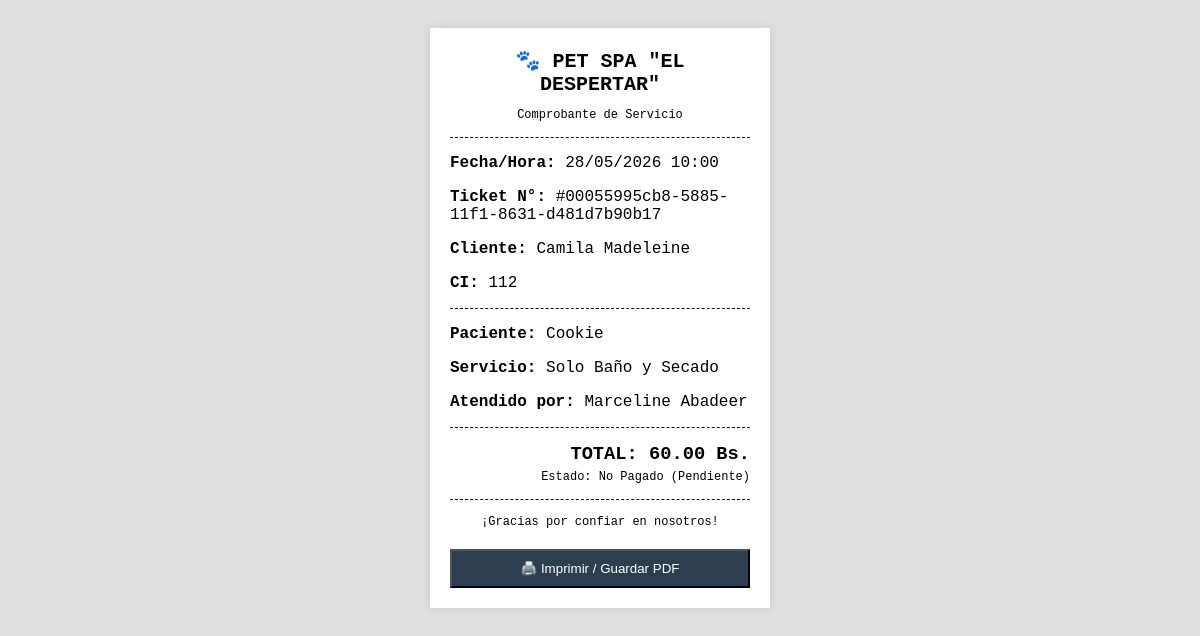
/recibo.php?id_cita=55995cb8-5885-11f1-8631-d481d7b90b17 (signed in), run on the app's committed database.
### tables this page shows
CREATE TABLE `citas` (
  `id_cita` varchar(36) NOT NULL DEFAULT uuid(),
  `cliente_id` varchar(36) DEFAULT NULL,
  `mascota_id` varchar(36) DEFAULT NULL,
  `groomer_id` varchar(36) DEFAULT NULL,
  `servicio_id` varchar(36) DEFAULT NULL,
  `fecha_hora_inicio` datetime NOT NULL,
  `fecha_hora_fin` datetime DEFAULT NULL,
  `estado` enum('Pendiente','Confirmada','En Proceso','Finalizada','Cancelada') DEFAULT 'Pendiente',
  `calificacion_cliente` int(11) DEFAULT NULL CHECK (`calificacion_cliente` between 1 and 5),
  `comentario_cliente` text DEFAULT NULL,
  `precio_total_estimado` decimal(10,2) DEFAULT 0.00,
  `metodo_pago` enum('QR','Efectivo','Transferencia','Pendiente') DEFAULT 'Pendiente',
  `monto` decimal(10,2) DEFAULT 0.00,
  `duracion_minutos` int(11) DEFAULT 60,
  `servicio` varchar(100) DEFAULT 'Grooming Estándar',
  `pago_estado` varchar(20) DEFAULT 'No Pagado'
);

CREATE TABLE `usuarios` (
  `id_usuario` varchar(36) NOT NULL DEFAULT uuid(),
  `rol_id` int(11) DEFAULT NULL,
  `nombre_completo` varchar(100) NOT NULL,
  `ci` varchar(20) DEFAULT NULL,
  `email` varchar(100) NOT NULL,
  `telefono` varchar(20) DEFAULT NULL,
  `direccion` text DEFAULT NULL,
  `password_hash` varchar(255) NOT NULL,
  `esta_verificado` tinyint(1) DEFAULT 0,
  `fecha_registro` timestamp NOT NULL DEFAULT current_timestamp(),
  `estado` enum('Activo','Inactivo','Bloqueado') DEFAULT 'Inactivo',
  `google_id` varchar(255) DEFAULT NULL,
  `two_factor_secret` varchar(255) DEFAULT NULL,
  `two_factor_enabled` tinyint(1) DEFAULT 0,
  `intentos_fallidos` int(11) DEFAULT 0,
  `bloqueado_hasta` timestamp NULL DEFAULT NULL,
  `ultimo_acceso` timestamp NULL DEFAULT NULL,
  `cambio_password_pendiente` tinyint(1) DEFAULT 1,
  `turno` varchar(20) DEFAULT 'Mañana',
  `foto_perfil` varchar(255) DEFAULT 'default_user.png'
);

CREATE TABLE `mascotas` (
  `id_mascota` varchar(36) NOT NULL DEFAULT uuid(),
  `propietario_id` varchar(36) DEFAULT NULL,
  `nombre` varchar(50) NOT NULL,
  `especie` varchar(30) DEFAULT NULL,
  `raza` varchar(50) DEFAULT NULL,
  `fecha_nacimiento` date DEFAULT NULL,
  `peso_actual` decimal(5,2) DEFAULT NULL,
  `alergias` text DEFAULT NULL,
  `vacunas_al_dia` tinyint(1) DEFAULT 1,
  `temperamento` enum('Tranquilo','Nervioso','Agresivo','Miedoso') DEFAULT 'Tranquilo',
  `foto_url` varchar(255) DEFAULT 'default_pet.png'
);

### recibo.php (the view, shortened to what this page needs)
<?php
require 'db.php';
$id_cita = $_GET['id_cita'];
$sql = "SELECT c.*, m.nombre as mascota, u_cli.nombre_completo as cliente, u_cli.ci, u_gro.nombre_completo as groomer
        FROM citas c
        JOIN mascotas m ON c.mascota_id = m.id_mascota
        JOIN usuarios u_cli ON m.propietario_id = u_cli.id_usuario
        JOIN groomers g ON c.groomer_id = g.id_groomer
        JOIN usuarios u_gro ON g.usuario_id = u_gro.id_usuario
        WHERE c.id_cita = ?";
$stmt = $pdo->prepare($sql);
$stmt->execute([$id_cita]);
$cita = $stmt->fetch();
?>
<!DOCTYPE html>
<html lang="es">
<head>
</head>
<body>
    <div class="ticket">
        <h2>🐾 PET SPA "EL DESPERTAR"</h2>
        <p style="text-align: center; font-size: 12px;">Comprobante de Servicio</p>
        <div class="divider"></div>
        <p><b>Fecha/Hora:</b> <?php echo date('d/m/Y H:i', strtotime($cita['fecha_hora_inicio'])); ?></p>
        <p><b>Ticket N°:</b> #000<?php echo $cita['id_cita']; ?></p>
        <p><b>Cliente:</b> <?php echo htmlspecialchars($cita['cliente']); ?></p>
        <p><b>CI:</b> <?php echo htmlspecialchars($cita['ci']); ?></p>
        <div class="divider"></div>
        <p><b>Paciente:</b> <?php echo htmlspecialchars($cita['mascota']); ?></p>
        <p><b>Servicio:</b> <?php echo htmlspecialchars($cita['servicio']); ?></p>
        <p><b>Atendido por:</b> <?php echo htmlspecialchars($cita['groomer']); ?></p>
        <div class="divider"></div>
        <h3 style="text-align: right; margin: 0;">TOTAL: <?php echo $cita['monto']; ?> Bs.</h3>
        <p style="text-align: right; margin: 5px 0 0 0; font-size: 12px;">Estado: <?php echo $cita['pago_estado']; ?> (<?php echo $cita['metodo_pago']; ?>)</p>
        <div class="divider"></div>
        <p style="text-align: center; font-size: 12px;">¡Gracias por confiar en nosotros!</p>
        <button class="btn-print" onclick="window.print()">🖨️ Imprimir / Guardar PDF</button>
    </div>
</body>
</html>

### recibo.php (style rules this page uses)
body { font-family: 'Courier New', Courier, monospace; background: #e0e0e0; display: flex; justify-content: center; padding: 20px; }
.ticket { background: white; width: 300px; padding: 20px; box-shadow: 0 0 10px rgba(0,0,0,0.1); }
h2 { text-align: center; margin: 0; font-size: 20px; }
.divider { border-top: 1px dashed #000; margin: 15px 0; }
.btn-print { display: block; width: 100%; padding: 10px; background: #2c3e50; color: white; text-align: center; text-decoration: none; font-family: sans-serif; margin-top: 20px; cursor: pointer; }

### data on the page
citas: fecha_hora_inicio "28/05/2026 10:00", id_cita "55995cb8-5885-11f1-8631-d481d7b90b17", usuarios.nombre_completo "Camila Madeleine", usuarios.ci "112", mascota.nombre "Cookie", servicio "Solo Baño y Secado", usuarios.nombre_completo "Marceline Abadeer", monto "60.00", pago_estado "No Pagado", metodo_pago "Pendiente"
